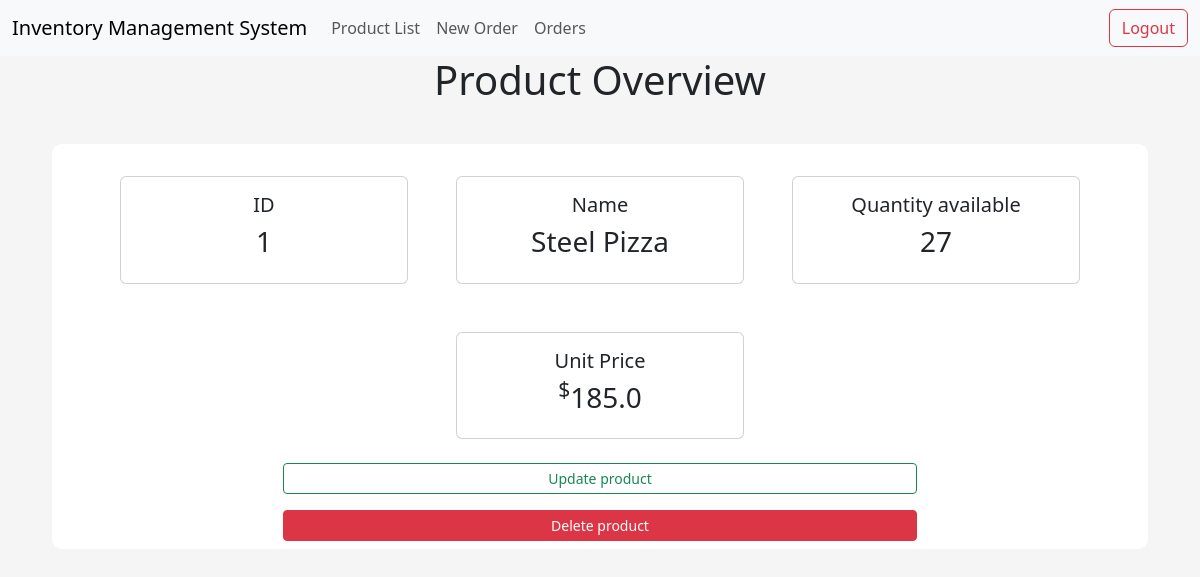
Before: /product/1 with the older database file.
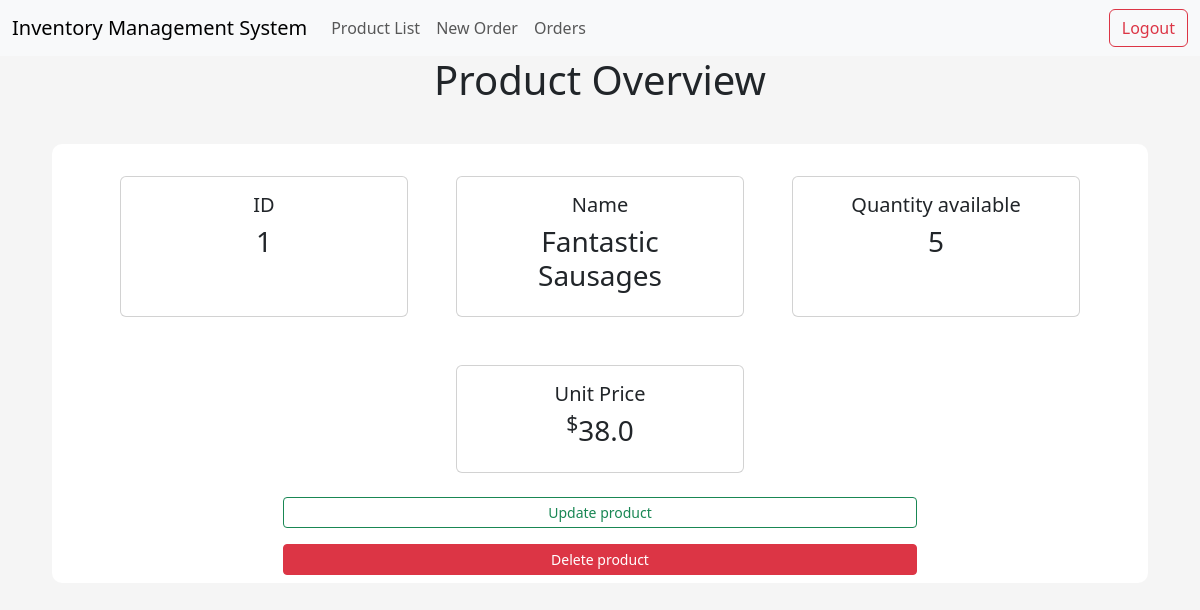
After: the same page with the newer database file.
### app/models/tables.py (models this page shows, shortened)
class Product(db.Model):
    __tablename__ = "product"
    id = db.Column(db.Integer, primary_key=True)
    name = db.Column(db.String(50), nullable=False, unique=True)
    price = db.Column(db.Float, nullable=False)
    quantity_available = db.Column(db.Integer)

### app/controllers/default.py (the view)
@app.route("/product/<id>", methods=["GET", "POST"])
def product(id):
    product = Product.query.get(id)
    return render_template("product.html", product=product)

### app/templates/product.html (shortened to what this page needs)
{% extends "index.html" %}
{% block body %}
<div class="title">
    <h1 class="title"> Product Overview</h1>
</div>
<div class="content-section">
    <div class="row mx-auto justify-content-center">
        <div class="card m-4" style="width: 18rem">
            <div class="card-body">
                <h5 class="cart-title text-center">ID</h5>
                <h3 class="text-center">{{ product.id }}</h3>
            </div>
        </div>
        <div class="card m-4" style="width: 18rem">
            <div class="card-body">
                <h5 class="cart-title text-center">Name</h5>
                <h3 class="text-center">{{ product.name }}</h3>
            </div>
        </div>
        <div class="card m-4" style="width: 18rem">
            <div class="card-body">
                <h5 class="cart-title text-center">Quantity available</h5>
                <h3 class="text-center">{{ product.quantity_available }}</h3>
            </div>
        </div>
        <div class="card m-4" style="width: 18rem">
            <div class="card-body">
                <h5 class="cart-title text-center">Unit Price</h5>
                <h3 class="text-center"><sup>$</sup>{{ product.price }}</h3>
            </div>
        </div>
        <div class="row mx-auto justify-content-center">
            <a style="max-width:60%;" class="btn btn-outline-success btn-sm mb-3" href="{{ url_for('update_product', id=product.id) }}">Update product</a>
            <a style="max-width:60%;" class="btn btn-danger btn-sm" href="{{url_for('delete_product', id=product.id)}}">Delete product</a>
        </div>
    </div>
</div>
{% endblock body %}

Changed rows visible on the page:
changed Product id 1: name "Steel Pizza" → "Fantastic Sausages"; quantity_available "27" → "5"; price "185.0" → "38.0"
